Frame 1 (no input): blank canvas, image omitted
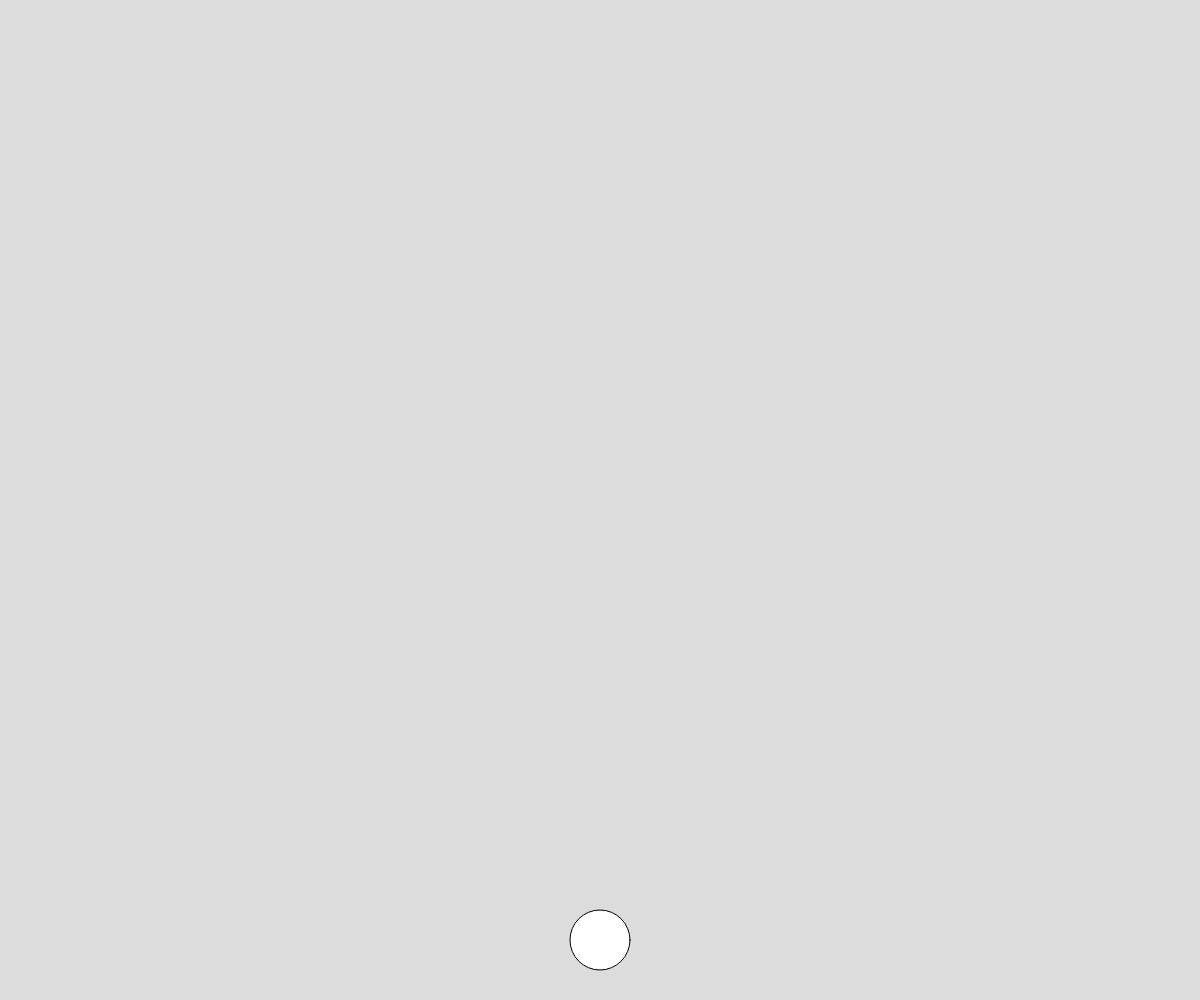
Frame 60 (no input)
Frame 120 (the mouse pressed at the canvas centre since frame 60): identical to frame 60, image omitted

The p5.js sketch that drew this single still picture (run headless with seeded random() and noise() and a simulated clock; from frame 60 on, the mouse is pressed at the canvas centre):

// p5.js sketch
// ── sketch.js
// Arrays and Object Notation Assignment
// Bryce Tierney
// April 8th, 2024
//
// Extra for Experts:
// - describe what you did to take this project "above and beyond"

let cx;
let cy;
let radius;

function setup() {
  createCanvas(windowWidth, windowHeight);
}


function draw() {
  background(220);
  spawnShooter();
}
function spawnShooter() {
  cx = width/2;
  cy = height - radius;
  radius = 60;

  circle(cx, cy, radius);
  constrain(circle(width - radius, height - radius));
}

function keyPressed() {
  if (keyIsPressed === "w") {
    cx -= 10;
  }
}
